Frame 1 (no input): blank canvas, image omitted
Frame 60 (no input): blank canvas, image omitted
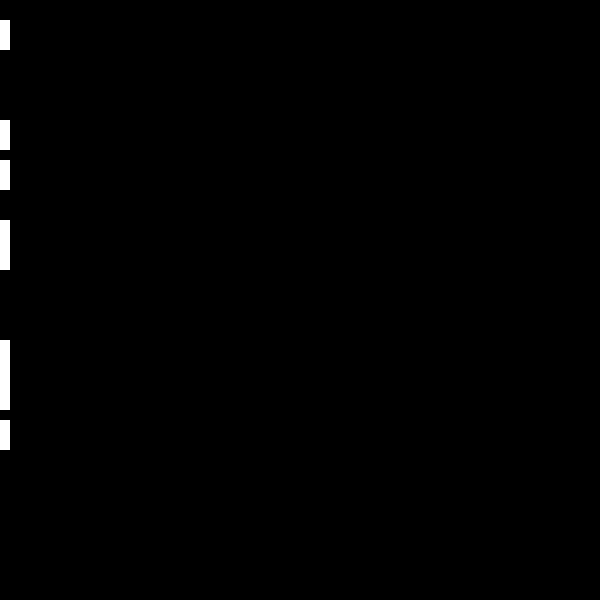
Frame 120 (the mouse pressed at the canvas centre since frame 60)

The p5.js sketch whose frames 1 and 60 were blank and that drew this single picture after the mouse press (run headless with seeded random() and noise() and a simulated clock; from frame 60 on, the mouse is pressed at the canvas centre):

// p5.js sketch
// ── sketch.js
let x=-100;
let y=-100;
let spacing= 20;

function setup() {
  createCanvas (600, 600);
  background(0);
}

function draw() {
  
  noStroke();
  if (random(1) < 0.6) {
    rect (x+spacing,y+spacing, 10,10);
  } else {
    rect (y+spacing,x+spacing, 30, 30);
  }

x = x + spacing;
if (x>width) {
  x= 0;
  y= y+spacing;
}
}
